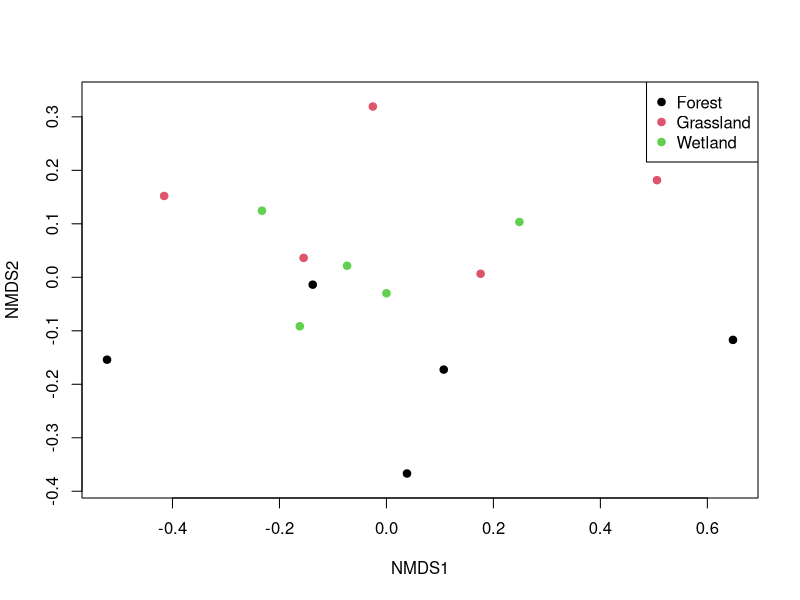
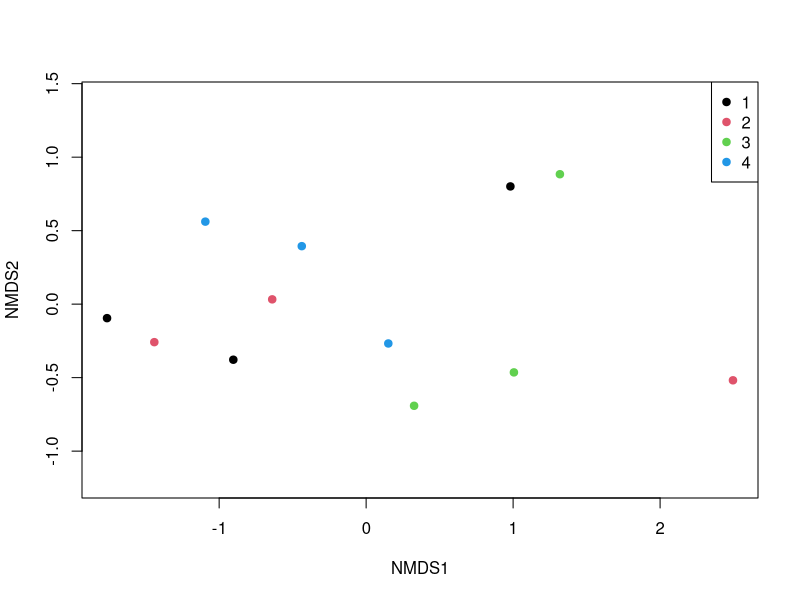
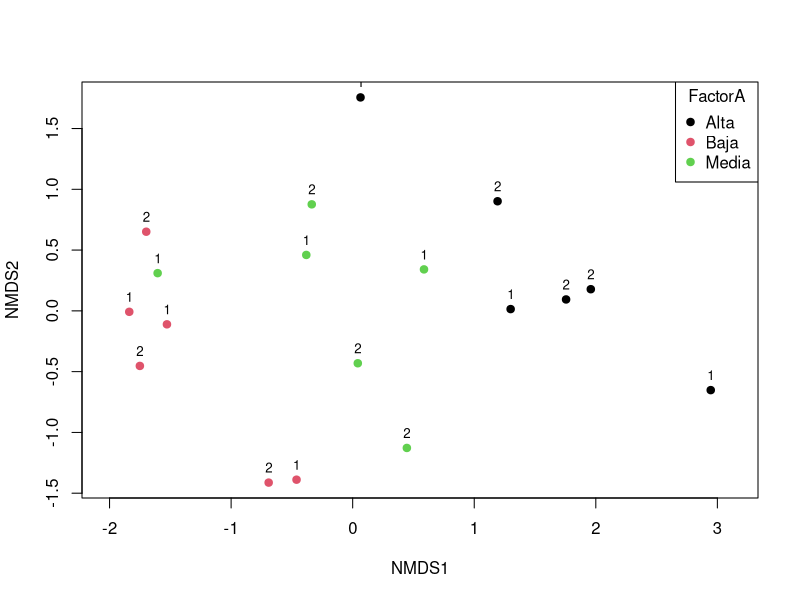
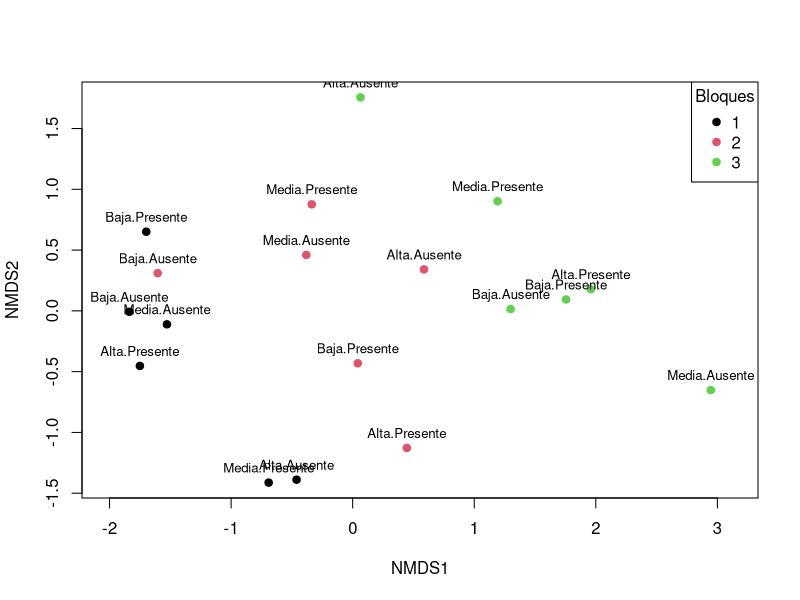
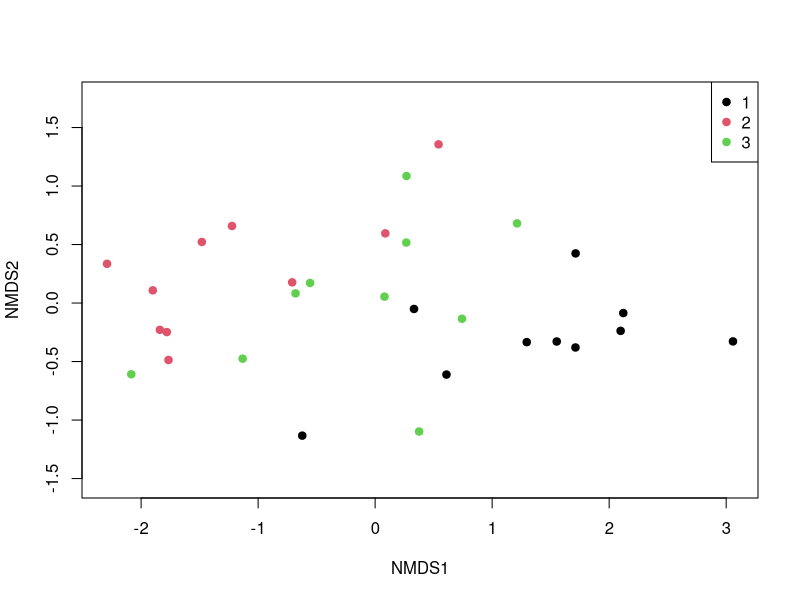
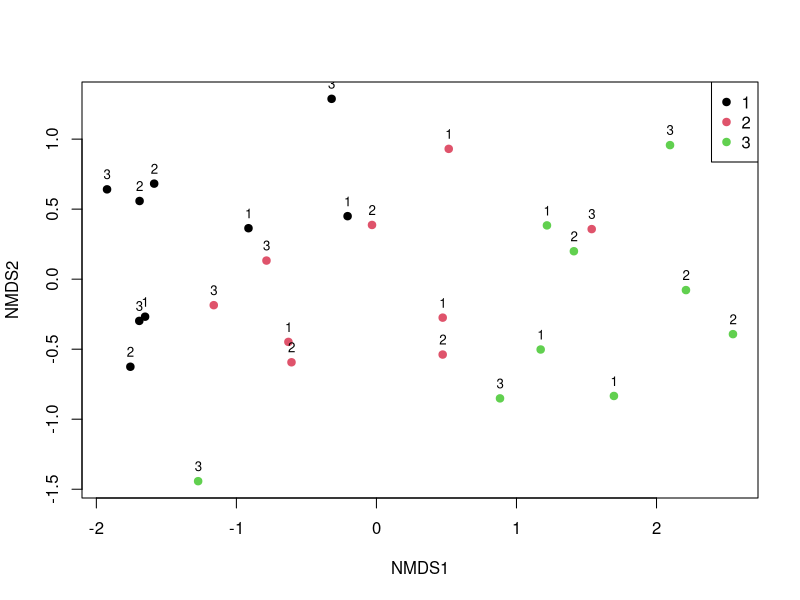
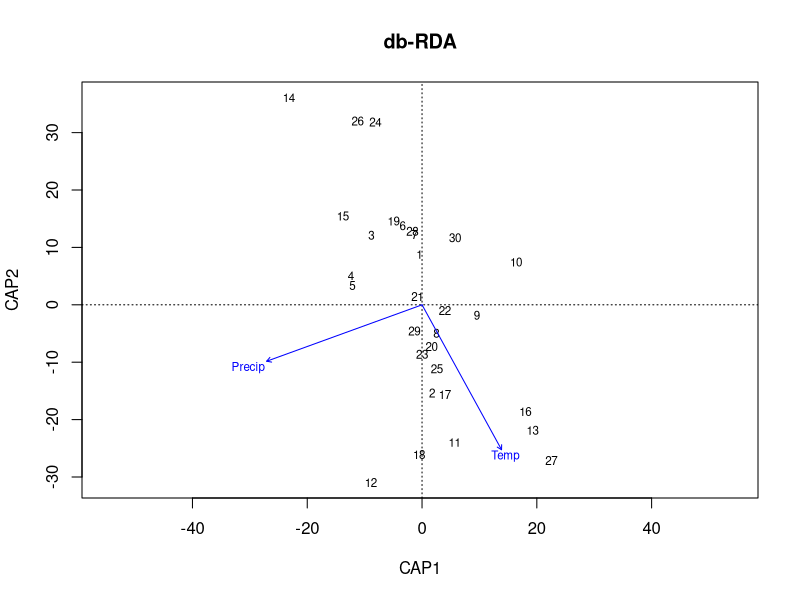
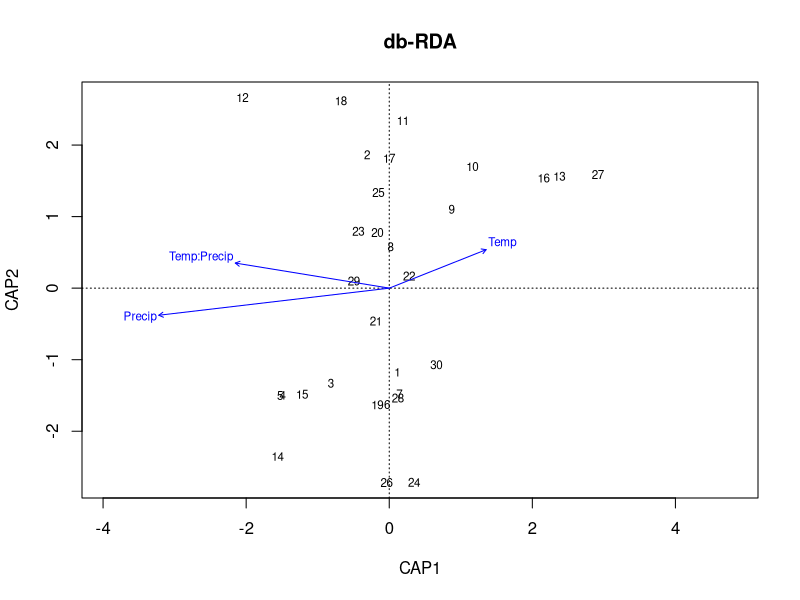

The R script that drew these images, in order:

# Permutational Multivariate Analysis of Variance (Análisis de Variana 
# Multivariado por Permutaciones).

# El Permanova es un método no paramétrico alternativo al Manova y se basa en.
# distancias.

#  Permanova en DCA

library(vegan)

# Crear datos simulados: abundancias de especies en diferentes sitios y hábitats
set.seed(123)
species_data <- data.frame(
  Species1 = rpois(15, lambda = c(rep(5, 5), rep(10, 5), rep(15, 5))),
  Species2 = rpois(15, lambda = c(rep(3, 5), rep(8, 5), rep(12, 5))),
  Species3 = rpois(15, lambda = c(rep(2, 5), rep(6, 5), rep(9, 5)))
)
habitat <- factor(rep(c("Forest", "Grassland", "Wetland"), each = 5))

# Calcular la matriz de distancias (Bray-Curtis)
dist_matrix <- vegdist(species_data, method = "bray")

# Aplicar PERMANOVA con adonis2
permanova_result <- adonis2(dist_matrix ~ habitat, data = data.frame(habitat = habitat))

# Mostrar resultados
print(permanova_result)
# conclusión: Hay diferencias entre habitats.

# Visualización opcional con NMDS
ordination <- metaMDS(species_data, distance = "bray", k = 2, trymax = 50)
plot(ordination, type = "n")
points(ordination, display = "sites", pch = 19, col = as.numeric(habitat))
legend("topright", legend = levels(habitat), col = 1:3, pch = 19)

# Permanova en DBCA

library(vegan)

# Datos simulados
set.seed(123)
# Cuatro tratamientos, tres bloques, y dos variables de respuesta
data <- data.frame(
  Block = factor(rep(1:3, each = 4)),  # Bloques
  Treatment = factor(rep(1:4, times = 3)),  # Tratamientos
  Variable1 = c(rnorm(4, mean = 5, sd = 1), 
                rnorm(4, mean = 7, sd = 1), 
                rnorm(4, mean = 6, sd = 1)),  # Respuesta 1
  Variable2 = c(rnorm(4, mean = 3, sd = 0.5), 
                rnorm(4, mean = 4, sd = 0.5), 
                rnorm(4, mean = 3.5, sd = 0.5))  # Respuesta 2
)

# Matriz de datos multivariados
response_matrix <- data[, c("Variable1", "Variable2")]

# Calcular la matriz de distancias (Euclidiana)
dist_matrix <- vegdist(response_matrix, method = "euclidean")

# Aplicar PERMANOVA
permanova_result <- adonis2(dist_matrix ~ Treatment + Block, by = 'terms', 
                            data = data)

# Mostrar resultados
print(permanova_result)

# Visualización opcional
# Ordenación NMDS para visualizar las distancias
ordination <- metaMDS(response_matrix, distance = "euclidean", k = 2, trymax = 50)
plot(ordination, type = "n")
points(ordination, display = "sites", pch = 19, col = as.numeric(data$Treatment))
legend("topright", legend = levels(data$Treatment), col = 1:4, pch = 19)

# Permanova: Alternativa no paramétrica de un factorial en DCA.

# Instalar y cargar el paquete vegan
library(vegan)

# Crear datos simulados
set.seed(123)
data <- data.frame(
  FactorA = factor(rep(c("Baja", "Media", "Alta"), each = 6)),  # Factor A con 3 niveles
  FactorB = factor(rep(c("Presente", "Ausente"), times = 9)),   # Factor B con 2 niveles
  Variable1 = c(rnorm(6, mean = 5, sd = 1), 
                rnorm(6, mean = 6, sd = 1), 
                rnorm(6, mean = 7, sd = 1)),  # Respuesta 1
  Variable2 = c(rnorm(6, mean = 3, sd = 0.5), 
                rnorm(6, mean = 4, sd = 0.5), 
                rnorm(6, mean = 5, sd = 0.5))  # Respuesta 2
)

# Matriz de datos multivariados
response_matrix <- data[, c("Variable1", "Variable2")]

# Calcular la matriz de distancias (Euclidiana)
dist_matrix <- vegdist(response_matrix, method = "euclidean")

# Aplicar PERMANOVA para el diseño factorial
permanova_result <- adonis2(dist_matrix ~ FactorA * FactorB, by = 'terms', data = data)

# Mostrar resultados
print(permanova_result)

# Visualización opcional

# Ordenación NMDS para visualizar las distancias
ordination <- metaMDS(response_matrix, distance = "euclidean", k = 2, trymax = 50)
plot(ordination, type = "n")
points(ordination, display = "sites", pch = 19, col = as.numeric(data$FactorA))
text(ordination, display = "sites", labels = as.numeric(data$FactorB), cex = 0.8, pos = 3)
legend("topright", legend = levels(data$FactorA), col = 1:3, pch = 19, title = "FactorA")

# Permanova: Alternativa no paramétrica de un factorial en DBCA

library(vegan)

# Crear datos simulados
set.seed(123)
data <- data.frame(
  Block = factor(rep(1:3, each = 6)),  # Tres bloques
  FactorA = factor(rep(c("Baja", "Media", "Alta"), each = 2, times = 3)),  # Factor A (3 niveles)
  FactorB = factor(rep(c("Presente", "Ausente"), times = 9)),  # Factor B (2 niveles)
  Variable1 = c(rnorm(6, mean = 5, sd = 1), 
                rnorm(6, mean = 6, sd = 1), 
                rnorm(6, mean = 7, sd = 1)),  # Respuesta 1
  Variable2 = c(rnorm(6, mean = 3, sd = 0.5), 
                rnorm(6, mean = 4, sd = 0.5), 
                rnorm(6, mean = 5, sd = 0.5))  # Respuesta 2
)

# Matriz de datos multivariados
response_matrix <- data[, c("Variable1", "Variable2")]

# Calcular la matriz de distancias (Euclidiana)
dist_matrix <- vegdist(response_matrix, method = "euclidean")

# Aplicar PERMANOVA con bloques y factores
permanova_result <- adonis2(dist_matrix ~ Block + FactorA * FactorB, 
                            by = 'terms', data = data)

# Mostrar resultados
print(permanova_result)

# Visualización opcional

# Ordenación NMDS para visualizar las distancias
ordination <- metaMDS(response_matrix, distance = "euclidean", k = 2, trymax = 50)
plot(ordination, type = "n")
points(ordination, display = "sites", pch = 19, col = as.numeric(data$Block))
text(ordination, display = "sites", labels = interaction(data$FactorA, data$FactorB), cex = 0.8, pos = 3)
legend("topright", legend = levels(data$Block), col = 1:3, pch = 19, title = "Bloques")

# Permanova: Alternativa no paramétrica del Mancova en DCA

library(vegan)

# Crear datos simulados
set.seed(123)
data <- data.frame(
  Treatment = factor(rep(1:3, each = 10)),  # Tres tratamientos
  Covariate = runif(30, 50, 100),  # Covariable continua
  Variable1 = c(rnorm(10, mean = 5, sd = 1), 
                rnorm(10, mean = 7, sd = 1), 
                rnorm(10, mean = 6, sd = 1)),  # Respuesta 1
  Variable2 = c(rnorm(10, mean = 3, sd = 0.5), 
                rnorm(10, mean = 4, sd = 0.5), 
                rnorm(10, mean = 3.5, sd = 0.5))  # Respuesta 2
)

# Matriz de datos multivariados
response_matrix <- data[, c("Variable1", "Variable2")]

# Calcular la matriz de distancias (Euclidiana)
dist_matrix <- vegdist(response_matrix, method = "euclidean")

# Aplicar PERMANOVA con covariable
permanova_result <- adonis2(dist_matrix ~ Covariate + Treatment,
                            by = 'terms', data = data)

# Mostrar resultados
print(permanova_result)

# Visualización opcional

# Ordenación NMDS para visualizar las distancias
ordination <- metaMDS(response_matrix, distance = "euclidean", k = 2, trymax = 50)
plot(ordination, type = "n")
points(ordination, display = "sites", pch = 19, col = as.numeric(data$Treatment))
legend("topright", legend = levels(data$Treatment), col = 1:3, pch = 19)

# Permanova: Alternativa no paramétrica del Mancova en DBCA

library(vegan)

# Crear datos simulados
set.seed(123)
data <- data.frame(
  Block = factor(rep(1:3, each = 9)),  # Tres bloques
  Treatment = factor(rep(1:3, times = 9)),  # Tres tratamientos
  Covariate = runif(27, 50, 100),  # Covariable continua
  Variable1 = c(rnorm(9, mean = 5, sd = 1), 
                rnorm(9, mean = 6, sd = 1), 
                rnorm(9, mean = 7, sd = 1)),  # Respuesta 1
  Variable2 = c(rnorm(9, mean = 3, sd = 0.5), 
                rnorm(9, mean = 4, sd = 0.5), 
                rnorm(9, mean = 5, sd = 0.5))  # Respuesta 2
)

# Matriz de datos multivariados
response_matrix <- data[, c("Variable1", "Variable2")]

# Calcular la matriz de distancias (Euclidiana)
dist_matrix <- vegdist(response_matrix, method = "euclidean")

# Aplicar PERMANOVA con bloques y covariable
permanova_result <- adonis2(dist_matrix ~ Block + Covariate + Treatment,
                            by = 'terms',data = data)

# Mostrar resultados
print(permanova_result)

# Visualización

# Ordenación NMDS
ordination <- metaMDS(response_matrix, distance = "euclidean", k = 2, trymax = 50)
plot(ordination, type = "n")
points(ordination, display = "sites", pch = 19, col = as.numeric(data$Block))
text(ordination, display = "sites", labels = as.numeric(data$Treatment), cex = 0.8, pos = 3)
legend("topright", legend = levels(data$Block), col = 1:3, pch = 19)

## Alternativa no paramétrica a la Regresión Multivariada.
## Regresión Multivariada basada en Distancias (o Distance-Based
## Redundancy Analysis, db-RDA).

# Objetivo: Evaluar si las variables independientes explican las variaciones
# en las respuestas multivariadas.

library(vegan)

# Crear datos simulados
set.seed(123)
data <- data.frame(
  Temp = runif(30, 15, 25),         # Variable independiente 1 (temperatura)
  Precip = runif(30, 100, 200),     # Variable independiente 2 (precipitación)
  Resp1 = rnorm(30, mean = 50, sd = 10),  # Variable dependiente 1
  Resp2 = rnorm(30, mean = 30, sd = 5)    # Variable dependiente 2
)

# Matriz de variables dependientes
response_matrix <- data[, c("Resp1", "Resp2")]

# Crear la matriz de distancias (Euclidiana)
dist_matrix <- vegdist(response_matrix, method = "euclidean")

# Aplicar db-RDA
db_rda_result <- capscale(dist_matrix ~ Temp + Precip, data = data)

# Resumen de resultados
summary(db_rda_result)

# Prueba de significancia para los predictores
anova(db_rda_result, permutations = 999)
anova(db_rda_result, permutations = 999, by = 'terms')

# Graficar la ordenación de db-RDA
plot(db_rda_result, main = "db-RDA", scaling = 2)

# Incluir interacciones o covariables

db_rda_result <- capscale(dist_matrix ~ Temp * Precip, data = data)
summary(db_rda_result)
anova(db_rda_result, permutations = 999)
anova(db_rda_result, permutations = 999, by = 'terms')

# Probar diferentes métricas de distancia

dist_matrix <- vegdist(response_matrix, method = "bray")

# Aplicar db-RDA
db_rda_result <- capscale(dist_matrix ~ Temp * Precip, data = data)

# Resumen de resultados
summary(db_rda_result)

# Prueba de significancia para los predictores
anova(db_rda_result, permutations = 999)
anova(db_rda_result, permutations = 999, by = 'terms')

# Graficar la ordenación de db-RDA
plot(db_rda_result, main = "db-RDA", scaling = 2)
